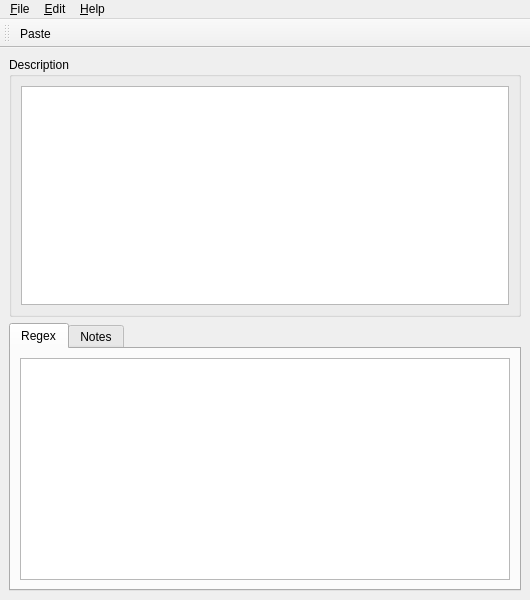
<?xml version="1.0" encoding="UTF-8"?>
<ui version="4.0">
 <class>RegexLibraryBA</class>
 <widget class="QMainWindow" name="RegexLibraryBA">
  <property name="geometry">
   <rect>
    <x>0</x>
    <y>0</y>
    <width>530</width>
    <height>600</height>
   </rect>
  </property>
  <property name="windowTitle">
   <string>Kodos - Regex Library</string>
  </property>
  <widget class="QWidget" name="widget">
   <layout class="QGridLayout">
    <item row="0" column="0">
     <widget class="QGroupBox" name="groupBox">
      <property name="title">
       <string>Description</string>
      </property>
      <layout class="QGridLayout" name="gridLayout">
       <item row="0" column="0">
        <widget class="QListWidget" name="descriptionListBox"/>
       </item>
      </layout>
     </widget>
    </item>
    <item row="1" column="0">
     <widget class="QTabWidget" name="tabWidget">
      <property name="currentIndex">
       <number>0</number>
      </property>
      <widget class="QWidget" name="tab">
       <attribute name="title">
        <string>Regex</string>
       </attribute>
       <layout class="QGridLayout" name="gridLayout_2">
        <item row="0" column="0">
         <widget class="QTextBrowser" name="regexTextBrowser"/>
        </item>
       </layout>
      </widget>
      <widget class="QWidget" name="tab_2">
       <attribute name="title">
        <string>Notes</string>
       </attribute>
       <layout class="QGridLayout" name="gridLayout_3">
        <item row="0" column="0">
         <widget class="QTextBrowser" name="noteTextBrowser"/>
        </item>
        <item row="1" column="0">
         <layout class="QHBoxLayout" name="horizontalLayout_2">
          <item>
           <widget class="QLabel" name="label">
            <property name="text">
             <string>Contributed By:</string>
            </property>
           </widget>
          </item>
          <item>
           <widget class="QLineEdit" name="contribEdit"/>
          </item>
         </layout>
        </item>
       </layout>
      </widget>
     </widget>
    </item>
   </layout>
  </widget>
  <widget class="QMenuBar" name="menubar">
   <property name="geometry">
    <rect>
     <x>0</x>
     <y>0</y>
     <width>530</width>
     <height>26</height>
    </rect>
   </property>
   <widget class="QMenu" name="menuFile">
    <property name="title">
     <string>&amp;File</string>
    </property>
    <addaction name="exitAction"/>
   </widget>
   <widget class="QMenu" name="menuEdit">
    <property name="title">
     <string>&amp;Edit</string>
    </property>
    <addaction name="editPasteAction"/>
   </widget>
   <widget class="QMenu" name="menuHelp">
    <property name="title">
     <string>&amp;Help</string>
    </property>
    <addaction name="helpHelpAction"/>
   </widget>
   <addaction name="menuFile"/>
   <addaction name="menuEdit"/>
   <addaction name="menuHelp"/>
  </widget>
  <widget class="QToolBar" name="toolBar">
   <property name="windowTitle">
    <string>toolBar</string>
   </property>
   <attribute name="toolBarArea">
    <enum>TopToolBarArea</enum>
   </attribute>
   <attribute name="toolBarBreak">
    <bool>false</bool>
   </attribute>
   <addaction name="editPasteAction"/>
  </widget>
  <action name="editPasteAction">
   <property name="text">
    <string>&amp;Paste Example Into Kodos</string>
   </property>
   <property name="iconText">
    <string>Paste</string>
   </property>
   <property name="toolTip">
    <string>Paste This Example Into Kodos</string>
   </property>
   <property name="shortcut">
    <string>Ctrl+V</string>
   </property>
   <property name="name" stdset="0">
    <cstring>editPasteAction</cstring>
   </property>
  </action>
  <action name="helpHelpAction">
   <property name="text">
    <string>&amp;Help</string>
   </property>
   <property name="iconText">
    <string>Help</string>
   </property>
   <property name="shortcut">
    <string>Ctrl+/</string>
   </property>
   <property name="name" stdset="0">
    <cstring>helpHelpAction</cstring>
   </property>
  </action>
  <action name="exitAction">
   <property name="text">
    <string>&amp;Exit</string>
   </property>
   <property name="iconText">
    <string>Exit</string>
   </property>
   <property name="name" stdset="0">
    <cstring>exitAction</cstring>
   </property>
  </action>
 </widget>
 <resources/>
 <connections>
  <connection>
   <sender>editPasteAction</sender>
   <signal>activated()</signal>
   <receiver>RegexLibraryBA</receiver>
   <slot>editPaste()</slot>
   <hints>
    <hint type="sourcelabel">
     <x>-1</x>
     <y>-1</y>
    </hint>
    <hint type="destinationlabel">
     <x>264</x>
     <y>299</y>
    </hint>
   </hints>
  </connection>
  <connection>
   <sender>exitAction</sender>
   <signal>activated()</signal>
   <receiver>RegexLibraryBA</receiver>
   <slot>close()</slot>
   <hints>
    <hint type="sourcelabel">
     <x>-1</x>
     <y>-1</y>
    </hint>
    <hint type="destinationlabel">
     <x>264</x>
     <y>299</y>
    </hint>
   </hints>
  </connection>
  <connection>
   <sender>descriptionListBox</sender>
   <signal>itemClicked(QListWidgetItem*)</signal>
   <receiver>RegexLibraryBA</receiver>
   <slot>descSelectedSlot()</slot>
   <hints>
    <hint type="sourcelabel">
     <x>268</x>
     <y>197</y>
    </hint>
    <hint type="destinationlabel">
     <x>264</x>
     <y>299</y>
    </hint>
   </hints>
  </connection>
  <connection>
   <sender>descriptionListBox</sender>
   <signal>doubleClicked(QModelIndex)</signal>
   <receiver>RegexLibraryBA</receiver>
   <slot>editPaste()</slot>
   <hints>
    <hint type="sourcelabel">
     <x>268</x>
     <y>197</y>
    </hint>
    <hint type="destinationlabel">
     <x>264</x>
     <y>299</y>
    </hint>
   </hints>
  </connection>
 </connections>
 <slots>
  <slot>editPaste()</slot>
  <slot>descSelectedSlot()</slot>
 </slots>
</ui>
